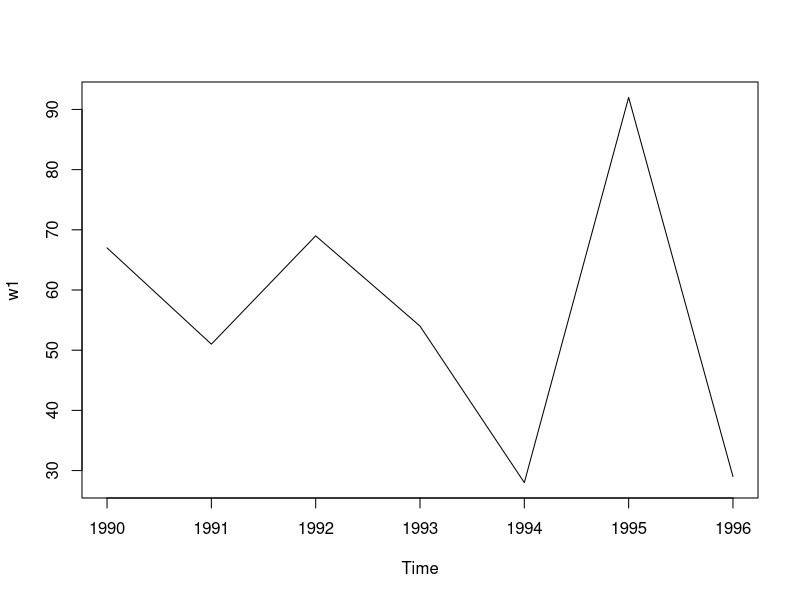
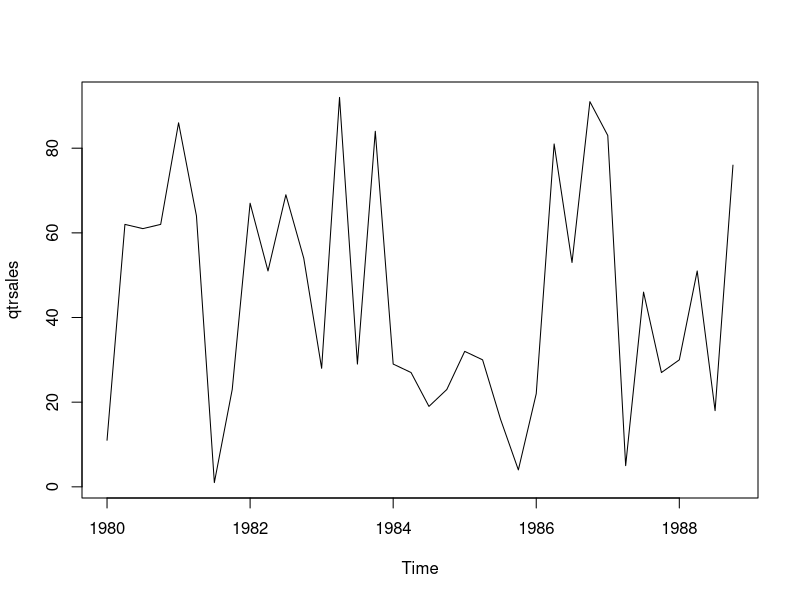

These charts were generated, in order, by the following R code:
# create a time series data

#first create a vector of numerical values
# 36 observations 
set.seed(1234)
(sales = round(runif(36,0,100)))
length(sales)

#This data can be daily, weekly, monthly, quartler, yearly data
#create yearly time series : start year 1980

#Yearly----
(yearlysales = ts(sales, start=c(1980), frequency=1))
(yearlysales1 = ts(sales, start=c(1980,3), frequency=1)) 
# 3rd yr from 1980



methods(class=ts)


w1=window(yearlysales1, start=1990, end=1996)
plot(w1)


#Quarterly -----
12/4  # freq=4
(qtrsales = ts(sales, start=c(1980), frequency=4))
plot(qtrsales)
#list data from Qtr3 1980 to  1985
window(qtrsales, start=c(1980, 3), end=c(1985, 2))


#Monthly -----
12/12  # freq=12 start month=Mar/ 1990
(monsales = ts(sales, start=c(1990,3), frequency=12))

#create data from Feb 2000 to Nov 2002
(monsales1 = ts(sales, start=c(2000,2), end=c(2002,4), frequency=4))
length(monsales1)

#see subset of sales data : May 2000 to Aug 2001
window(monsales1, start=c(2000, 5), end=c(2001, 8))

